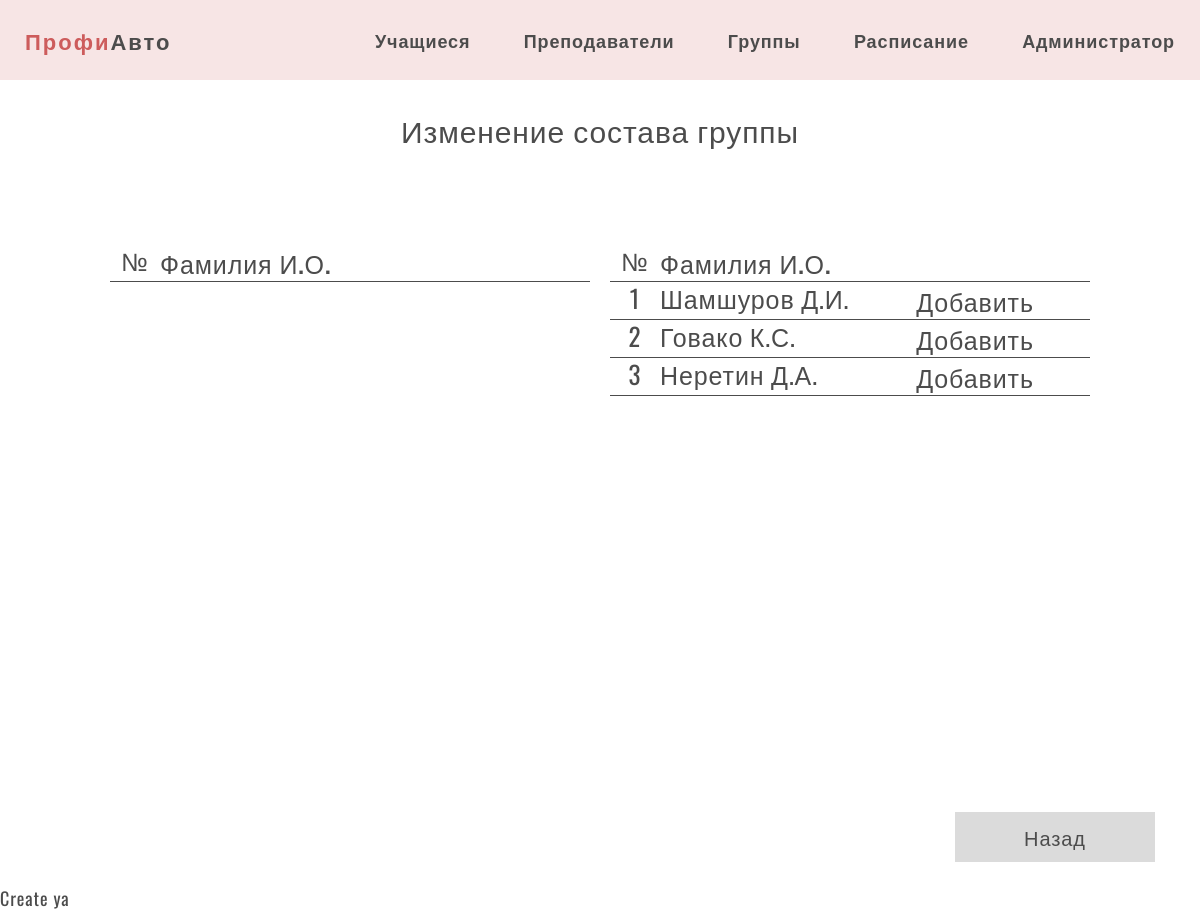
The page /admin/groups/edit_stud_in_group.php?id_group=29&number=156 (signed in) on the database its author committed.
### tables this page shows
CREATE TABLE `students` (
  `id_student` int NOT NULL,
  `surname` varchar(30) NOT NULL,
  `name` varchar(30) NOT NULL,
  `last_name` varchar(50) DEFAULT NULL,
  `phone` varchar(13) NOT NULL,
  `passport` varchar(9) DEFAULT NULL,
  `date_start` date NOT NULL,
  `id_group` int DEFAULT NULL
);

### app/db/db.php (called while the page is built, shortened)
<?php
require('connect.php');
function checkErrors($query)
{
    $errInfo = $query->errorInfo();
    return true;
}
function selectALL($table, $params = [])
{
    global $pdo;
    $sql = "select * from `$table`";
    $query = $pdo->prepare($sql);
    $query->execute();
    return $query->fetchAll();
}
function selectOrder($table, $sort_sql, $params = [])
{
    global $pdo;
    $sql = "select * from `$table`";
    if (!empty($params)) {
        $i = 0;
        foreach ($params as $key => $value) {
            $value = "`" . $value . "`";
            $key = "'" . $key . "'";
            if ($i === 0) {
                $sql = $sql . " WHERE $value >= $key";
            } else {
                $sql = $sql . " AND $value <= $key";
            }
            $i++;
        }
    }
    $sql = $sql . " ORDER BY $sort_sql";
    $query = $pdo->prepare($sql);
    $query->execute();
    return $query->fetchAll();
}

### app/controllers/select.php (called while the page is built, shortened)
<?php
$students = selectALL('students');
if ($_SERVER['REQUEST_METHOD'] === 'GET' && isset($_GET['id_group'])) {
    $students_in_not_group = selectALL('select_students_NULL');
}

### app/controllers/control.php (called while the page is built, shortened)
<?php
include SITE_ROOT . '/app/db/db.php';
include SITE_ROOT . '/app/controllers/select.php';

### path.php (called while the page is built, shortened)
<?php
include SITE_ROOT . '/app/controllers/control.php';

### admin/groups/edit_stud_in_group.php (the view, shortened to what this page needs)
<?php include '../../path.php';
?>
<!DOCTYPE html>
<html lang="en">
<head>
    <?php include SITE_ROOT . '/app/include/head.php' ?>
</head>
<body>
<div class="wrapper">
    <?php include SITE_ROOT . '/app/include/header.php' ?>
    <main class="main">
        <div class="table_page">
            <div class="title">Изменение состава группы</div>
            <div class="error_msg"><?= $error ?></div>
            <div class="container L two-tables">
                <div class="table">
                    <div class="head_table">
                        <span class="number">№</span>
                        <a class="surname" href="#">Фамилия И.О.</a>
                    </div>
                    <div class="body_table">
                    </div>
                </div>
                <div class="table">
                    <div class="head_table">
                        <span class="number">№</span>
                        <a class="surname" href="#">Фамилия И.О.</a>
                    </div>
                    <div class="body_table">
                        <?php foreach ($students_in_not_group as $key => $student): ?>
                            <div class="row_table">
                                <span class="number"><?= $key + 1; ?></span>
                                <span class="surname"><?php echo $student['surname'] . ' ';
                                    echo mb_substr($student['name'], 0, 1) . '.';
                                    echo mb_substr($student['last_name'], 0, 1) . '.'; ?></span>
                                <span class="control">
                                <a class="add"
                                   href="?add_student_id=<?= $student['id_student']; ?>&id_group=<?= $_GET['id_group']; ?>&number=<?=$_GET['number']?>">Добавить</a>
                            </span>
                            </div>
                        <?php endforeach; ?>
                    </div>
                </div>
            </div>
            <div class="container">
                <div class="control_buttons">
                    <a href="group_info.php?id_group=<?=$_GET['id_group']?>&number=<?=$_GET['number']?>">Назад</a>
                </div>
            </div>
        </div>
    </main>
    <?php include SITE_ROOT . '/app/include/footer.php' ?>
</div>
</body>
</html>

### css/StylePHP.css (style rules this page uses)
.control_buttons a { font-weight: normal; margin: 20px; }
.container .table .body_table { height: 500px; }
.two-tables { display: flex; justify-content: space-between; margin-top: 20px; }
.two-tables * { width: 100%; }
.two-tables .table { padding: 10px; }

### rows shown on the page
students: surname "Шамшуров", name "Д", last_name "И"
students: surname "Говако", name "К", last_name "С"
students: surname "Неретин", name "Д", last_name "А"
